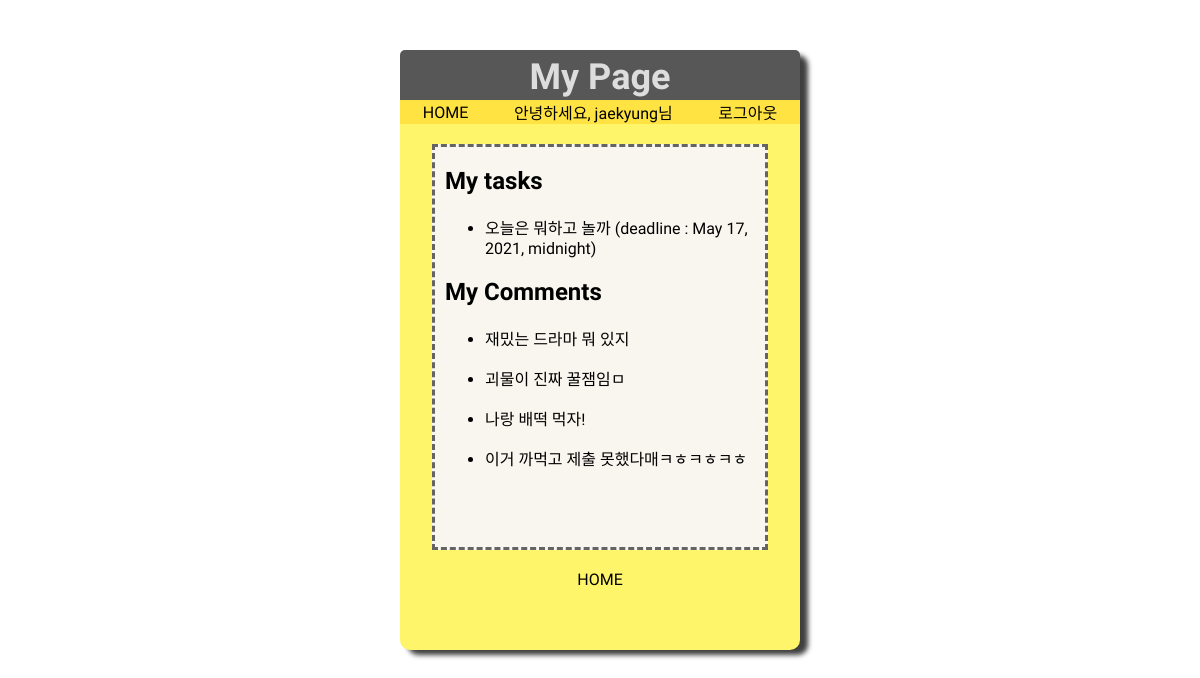
The app's page /mypage/ (signed in) with its own data.
### app/models.py (models this page shows, shortened)
class Post(models.Model):
    title = models.CharField(max_length=200)
    content = models.TextField()
    deadline = models.DateTimeField(null= True, blank = True)
    author = models.ForeignKey(User, on_delete=models.CASCADE, related_name = 'posts', null = True, default= None)

class Comment(models.Model):
    post = models.ForeignKey(Post, on_delete=models.CASCADE, related_name='comments')
    content = models.TextField()
    author = models.ForeignKey(User, on_delete=models.CASCADE, related_name = 'comments', null =True, default = None)

### app/views.py (the view)
# urls.py: path('mypage/', views.mypage, name = 'mypage'),
@login_required(login_url='/registration/login')
def mypage(request):
    mypost = Post.objects.filter(author=request.user).order_by('deadline')
    mycomment = Comment.objects.filter(author=request.user)
    return render(request, 'registration/mypage.html', {
        'mypost': mypost, 'mycomment':mycomment
    })

### app/templates/registration/mypage.html (shortened to what this page needs)
<!DOCTYPE html>
<html lang="en">
<head>
    {% load static %}
    <link rel="stylesheet" type ="text/css" href = "{% static 'mypage.css' %}">
</head>
<body>
    <div class = container>
        <div class = "title">
            <h1> My Page</h1>
        </div>
        <div class = "nav-bar">
            <a class = "nav-item" href ="{% url 'home' %}">HOME</a>
            {% if user.is_authenticated %}
            <a class = "nav-item">안녕하세요, {{ user.username }}님</a>
            <a class = "nav-item" href = "{% url 'logout' %}">로그아웃</a>
            {% else %}
            <a claee = "nav-item" href = "{% url 'login' %}">로그인</a>
            <a class = "nav-item" href = "{% url 'signup' %}">회원가입</a>
            <a class = "nav-item">로그아웃</a>
            {% endif %}
        </div>
        <div class=box>
            <div>
                <h2>My tasks</h2>
                <ul>
                    {% for post in mypost %}
                    <li>
                        <a href="{% url 'detail' post.pk %}">{{post.title}}</a>
                        (deadline : {{post.deadline}})
                    </li>
                    {%	endfor %}
                </ul>
                <h2>My Comments</h2>
                <ul>
                    {% for comment in mycomment %}
                    <li>
                    <p>{{comment.content}}</p>
                    </li>
                    {%	endfor %}
                </ul>
            </div>
        </div>
        <div class = bar>
            <a href="{%	url 'home'	%}">HOME</a>
        </div>
    </div>
</body>
</html>

### app/static/mypage.css (style rules this page uses)
body { background-image: url('https://cdn.crowdpic.net/list-thumb/thumb_l_BD9725CBE59C9229B808928D5FEDA1EA.jpg'); font-family: 'Roboto', sans-serif; font-family: 'Do Hyeon', sans-serif; }
.container { margin-top: 50px; width:400px; height:600px; border: 0px solid gray; border-radius: 10px; margin-right: auto; margin-left: auto; box-shadow: 8px 5px 5px rgb(63, 63, 63); background-color: rgb(255, 245, 106); z-index: 1; }
.title { font-size: 18px; margin-left:0; margin-right:0; border-top-left-radius: 5px; border-top-right-radius: 5px; height: 50px; background-color: rgb(87, 87, 87); border:3px; z-index: 3; display: flex; color:rgb(221, 221, 221); }
h1 { padding-top: 10px; padding-bottom: 2px; margin-top: -4px; margin-right: auto; margin-left: auto; }
a { color: black; text-decoration-line: none; }
.nav-bar { width: 100%; background-color: #ffe343; display: flex; justify-content: space-around; align-items: center; }
.nav-item { color: black; text-decoration: none; }
.box { padding-left: 10px; margin-top: 20px; margin-right: auto; margin-left: auto; width: 320px; height: 400px; border: 3px dashed rgb(100, 100, 100); background-color: rgb(248, 246, 238); text-decoration: none; }
.bar { margin-top: 20px; text-align: center; }

### records on screen
Post: title "오늘은 뭐하고 놀까", deadline "May 17, 2021, midnight"
Comment: content "재밌는 드라마 뭐 있지"
Comment: content "괴물이 진짜 꿀잼임ㅁ"
Comment: content "나랑 배떡 먹자!"
Comment: content "이거 까먹고 제출 못했다매ㅋㅎㅋㅎㅋㅎ"

### other values on screen
{{ user.username }} "jaekyung"
